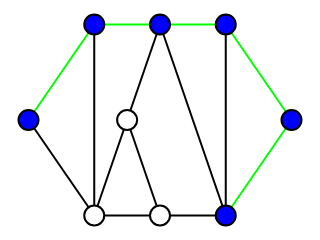

Notebook cell for this chart:
### Markdown cell above
### Exercício 5

Use cores para dar um exemplo de caminho no grafo `ug`.

### Code cell
ug.node[0]['color'] = (0, 0, 255)
ug.node[1]['color'] = (0, 0, 255)
ug.node[2]['color'] = (0, 0, 255)
ug.node[3]['color'] = (0, 0, 255)
ug.node[4]['color'] = (0, 0, 255)
ug.node[5]['color'] = (0, 0, 255)

ug.edge[0][1]['color'] = (0, 255, 0)
ug.edge[1][2]['color'] = (0, 255, 0)
ug.edge[2][3]['color'] = (0, 255, 0)
ug.edge[3][4]['color'] = (0, 255, 0)
ug.edge[4][5]['color'] = (0, 255, 0)

sn.show_graph(ug)

### Figure 1 — Plotly figure (JSON) as saved in the notebook; plotly's stock layout.template omitted (floating-point values rounded to 4 significant figures)
{"data": [{"hoverinfo": "none", "line": {"color": "rgb(0, 255, 0)", "width": 2}, "mode": "lines", "x": [0, 0.25, null, 0.25, 0.5, null, 0.5, 0.75, null, 0.75, 1, null, 1, 0.75, null], "y": [0.5, 1, null, 1, 1, null, 1, 1, null, 1, 0.5, null, 0.5, 0, null]}, {"hoverinfo": "none", "line": {"color": "rgb(0, 0, 0)", "width": 2}, "mode": "lines", "x": [0, 0.25, null, 0.25, 0.25, null, 0.5, 0.75, null, 0.5, 0.375, null, 0.75, 0.75, null, 0.75, 0.5, null, 0.5, 0.25, null, 0.5, 0.375, null, 0.25, 0.375, null], "y": [0.5, 0, null, 1, 0, null, 1, 0, null, 1, 0.5, null, 1, 0, null, 0, 0, null, 0, 0, null, 0, 0.5, null, 0, 0.5, null]}, {"hoverinfo": "none", "marker": {"color": "rgb(0, 0, 255)", "line": {"color": "rgb(0, 0, 0)", "width": 2}, "size": 20}, "mode": "markers+text", "text": [], "textfont": {"color": "rgb(255, 255, 255)"}, "textposition": "middle center", "x": [0, 0.25, 0.5, 0.75, 1, 0.75], "y": [0.5, 1, 1, 1, 0.5, 0]}, {"hoverinfo": "none", "marker": {"color": "rgb(255, 255, 255)", "line": {"color": "rgb(0, 0, 0)", "width": 2}, "size": 20}, "mode": "markers+text", "text": [], "textfont": {"color": "rgb(0, 0, 0)"}, "textposition": "middle center", "x": [0.5, 0.25, 0.375], "y": [0, 0, 0.5]}], "layout": {"height": 180, "margin": {"b": 0, "l": 0, "r": 0, "t": 0}, "showlegend": false, "width": 320, "xaxis": {"showgrid": false, "showticklabels": false, "zeroline": false}, "yaxis": {"showgrid": false, "showticklabels": false, "zeroline": false}}}
